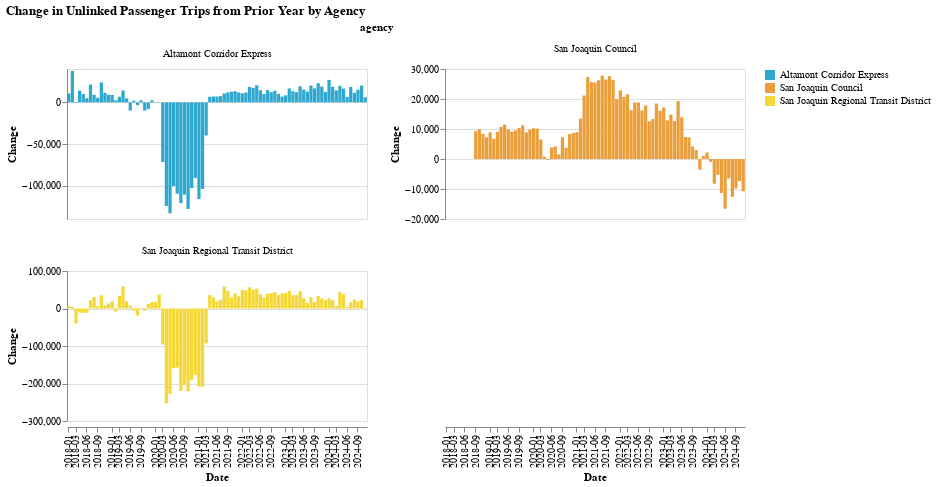

The code cell stored with this chart in its notebook:
### Code cell
make_bar_chart(by_agency_long_no_zero_upt, y_col = "change_1yr", color_col = "agency")

### Figure 1 — Vega-Lite specification as saved in the notebook (floating-point values rounded to 4 significant figures; data arrays with more than 128 entries replaced by an {"elided": "..."} marker saying what was removed)
{"config": {"view": {"continuousWidth": 300, "continuousHeight": 300}}, "data": {"name": "data-1a622f47f7eb691fe46bc65be098b2d6"}, "facet": {"field": "agency", "type": "nominal"}, "spec": {"mark": {"type": "bar"}, "encoding": {"color": {"field": "agency", "scale": {"range": ["#2EA8CE", "#EB9F3C", "#F4D837", "#51BF9D", "#8CBCCB", "#9487C0", "#136C97", "#E16B26", "#F6BF16", "#00896B", "#7790A3", "#5B559C"]}, "title": "", "type": "nominal"}, "tooltip": [{"field": "period_year_month", "type": "nominal"}, {"field": "change_1yr", "type": "quantitative"}, {"field": "agency", "type": "nominal"}, {"field": "RTPA", "type": "nominal"}], "x": {"axis": {"values": ["2018-01", "2018-03", "2018-06", "2018-09", "2019-01", "2019-03", "2019-06", "2019-09", "2020-01", "2020-03", "2020-06", "2020-09", "2021-01", "2021-03", "2021-06", "2021-09", "2022-01", "2022-03", "2022-06", "2022-09", "2023-01", "2023-03", "2023-06", "2023-09", "2024-01", "2024-03", "2024-06", "2024-09"]}, "field": "period_year_month", "title": "Date", "type": "ordinal"}, "y": {"field": "change_1yr", "title": "Change", "type": "quantitative"}}, "height": 150, "name": "view_4", "width": 300}, "columns": 2, "params": [{"name": "param_5", "select": {"type": "interval", "encodings": ["x", "y"]}, "bind": "scales", "views": ["view_4"]}], "resolve": {"scale": {"x": "shared", "y": "independent"}}, "title": "Change in Unlinked Passenger Trips from Prior Year by Agency", "$schema": "https://vega.github.io/schema/vega-lite/v5.17.0.json", "datasets": {"data-1a622f47f7eb691fe46bc65be098b2d6": {"elided": "249 records"}}}
